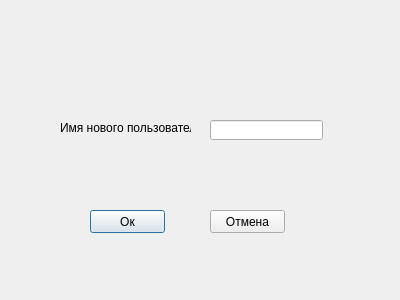
<?xml version="1.0" encoding="UTF-8"?>
<ui version="4.0">
 <class>AddUser</class>
 <widget class="QDialog" name="AddUser">
  <property name="geometry">
   <rect>
    <x>0</x>
    <y>0</y>
    <width>400</width>
    <height>300</height>
   </rect>
  </property>
  <property name="minimumSize">
   <size>
    <width>400</width>
    <height>300</height>
   </size>
  </property>
  <property name="maximumSize">
   <size>
    <width>400</width>
    <height>300</height>
   </size>
  </property>
  <property name="windowTitle">
   <string>Добавление пользователя</string>
  </property>
  <widget class="QLabel" name="label">
   <property name="geometry">
    <rect>
     <x>60</x>
     <y>120</y>
     <width>131</width>
     <height>16</height>
    </rect>
   </property>
   <property name="text">
    <string>Имя нового пользователя</string>
   </property>
  </widget>
  <widget class="QLineEdit" name="UserName">
   <property name="geometry">
    <rect>
     <x>210</x>
     <y>120</y>
     <width>113</width>
     <height>20</height>
    </rect>
   </property>
  </widget>
  <widget class="QPushButton" name="pushButton">
   <property name="geometry">
    <rect>
     <x>90</x>
     <y>210</y>
     <width>75</width>
     <height>23</height>
    </rect>
   </property>
   <property name="text">
    <string>Ок</string>
   </property>
  </widget>
  <widget class="QPushButton" name="pushButton_2">
   <property name="geometry">
    <rect>
     <x>210</x>
     <y>210</y>
     <width>75</width>
     <height>23</height>
    </rect>
   </property>
   <property name="text">
    <string>Отмена</string>
   </property>
  </widget>
 </widget>
 <resources/>
 <connections/>
</ui>
